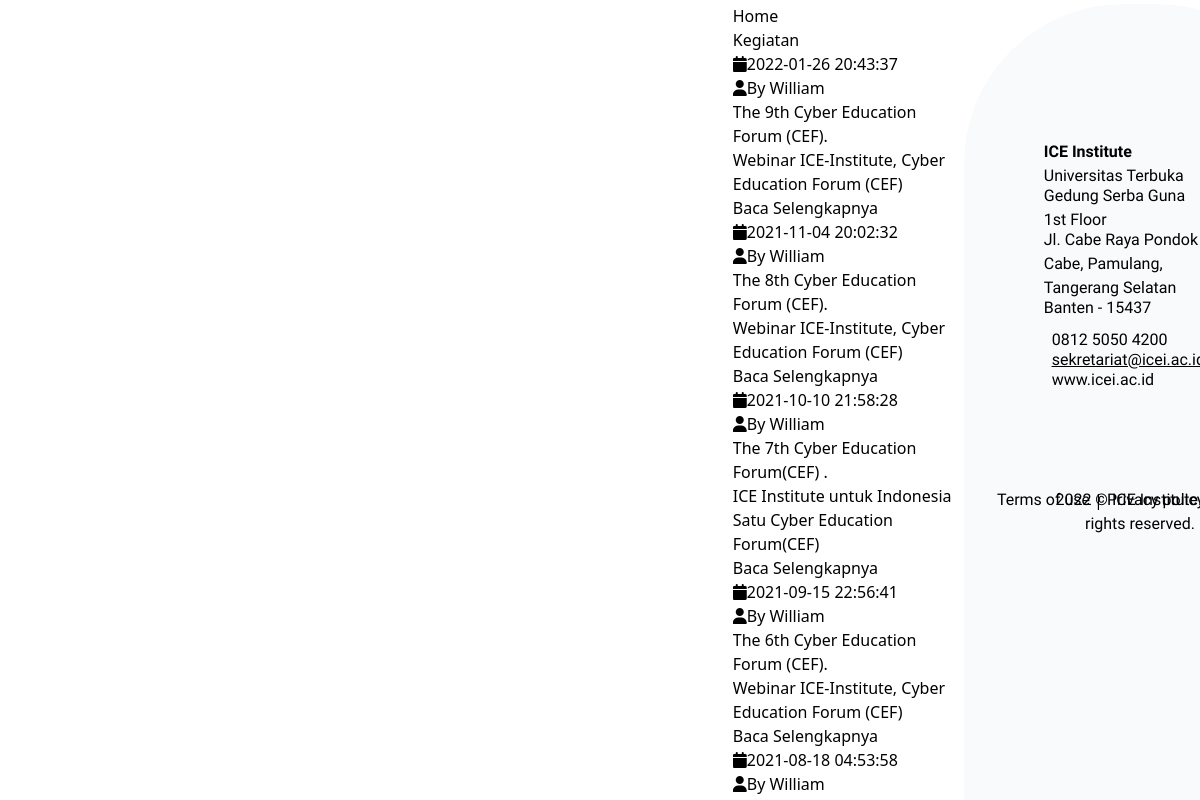
The page /index.php/kegiatan on the database its author committed.
### tables this page shows
CREATE TABLE `tb_blog` (
  `id_blog` varchar(64) NOT NULL,
  `title` varchar(255) NOT NULL,
  `slug_title` varchar(255) NOT NULL,
  `meta` text NOT NULL,
  `description` text NOT NULL,
  `tags` varchar(200) NOT NULL,
  `id_kategori` int(11) NOT NULL,
  `id_sub` int(11) NOT NULL,
  `id_user` int(11) NOT NULL,
  `status` enum('draft','post','delete','') NOT NULL,
  `image` varchar(255) NOT NULL DEFAULT 'default.jpg',
  `create_ad` timestamp NULL DEFAULT NULL,
  `update_ad` timestamp NULL DEFAULT current_timestamp()
);

### application/views/frontand/setup/content.php (called while the page is built)
<?php
if ($isi){
	$this->load->view($isi);
}

### application/views/frontand/setup/konek.php (called while the page is built)
<?php
require_once('head.php');
require_once('header.php');
require_once('content.php');
require_once('footer.php');

### application/controllers/Kegiatan.php (called while the page is built, shortened)
<?php
class Kegiatan extends CI_Controller {
	   public function __construct()
    {
        $this->load->model("Slide_m");
        $this->load->model('Blog_m');
    }
	public function index()
	{
			$unduh= $this->Blog_m->getUnduh();
			 $slide= $this->Slide_m->getAktif();
			  $partner= $this->Blog_m->getAwal();
			   $event= $this->Blog_m->getEvent();
			      $people= $this->Blog_m->getPeople();
			       $about= $this->Blog_m->getAbout();
			        $berita= $this->Blog_m->getBerita();
			        $profilmenu= $this->Blog_m->getProfil();
			         $kegiatanmenu= $this->Blog_m->getKegiatan();
	  $data  = array('x' => 'Dasbord',
	  	 					'slide'=>$slide,
                             'partner'=>$partner,
                             'berita'=>$berita,
                             'event'=>$event,
                             'people'=>$people,
                             'about'=>$about,
                     		'unduh'=>$unduh,
                             'profilmenu'=>$profilmenu,
                              'kegiatanmenu'=>$kegiatanmenu,
                            'isi'=>'frontand/page/kegiatan' );
            $this->load->view('frontand/setup/konek',$data);
	}
}

### index.php (called while the page is built, shortened)
<?php
require_once BASEPATH.'core/CodeIgniter.php';

### application/models/Blog_m.php (called while the page is built, shortened)
<?php defined('BASEPATH') OR exit('No direct script access allowed');
class Blog_m extends CI_Model
{
        public function getAwal()
    {
      $this->db->select('tb_blog.id_blog,tb_blog.slug_title,tb_blog.title,tb_blog.status,tb_blog.create_ad,tb_blog.update_ad,tb_blog.description,tb_blog.tags,tb_kategori.nama_kategori,tb_blog.id_kategori,tb_blog.id_sub,tb_sub_kategori.nama_sub,tb_blog.image,tb_blog.meta');
          $this->db->where('tb_blog.status = "post"');
          $this->db->where('tb_blog.id_kategori = "10"');
            $this->db->order_by('rand()');
        $this->db->join('tb_kategori','tb_kategori.id_kategori=tb_blog.id_kategori');
        $this->db->join('tb_sub_kategori','tb_sub_kategori.id_sub=tb_blog.id_sub');
        $query=$this->db->get('tb_blog');
        return $query->result();
    }
        public function getProfil()
    {
      $this->db->select('tb_blog.id_blog,tb_blog.slug_title,tb_blog.title,tb_blog.status,tb_blog.create_ad,tb_blog.update_ad,tb_blog.description,tb_blog.tags,tb_kategori.nama_kategori,tb_blog.id_kategori,tb_blog.id_sub,tb_sub_kategori.nama_sub,tb_blog.image,tb_blog.meta');
          $this->db->where('tb_blog.status = "post"');
          $this->db->where('tb_blog.id_kategori = "6"');
            $this->db->order_by('rand()');
        $this->db->join('tb_kategori','tb_kategori.id_kategori=tb_blog.id_kategori');
        $this->db->join('tb_sub_kategori','tb_sub_kategori.id_sub=tb_blog.id_sub');
        $query=$this->db->get('tb_blog');
        return $query->result();
    }
        public function getKegiatan()
    {
      $this->db->select('tb_blog.id_blog,tb_blog.slug_title,tb_blog.title,tb_blog.status,tb_blog.create_ad,tb_blog.update_ad,tb_blog.description,tb_blog.tags,tb_kategori.nama_kategori,tb_blog.id_kategori,tb_blog.id_sub,tb_sub_kategori.nama_sub,tb_blog.image,tb_blog.meta');
          $this->db->where('tb_blog.status = "post"');
          $this->db->where('tb_blog.id_kategori = "7"');
            $this->db->order_by('rand()');
        $this->db->join('tb_kategori','tb_kategori.id_kategori=tb_blog.id_kategori');
        $this->db->join('tb_sub_kategori','tb_sub_kategori.id_sub=tb_blog.id_sub');
        $query=$this->db->get('tb_blog');
        return $query->result();
    }
        public function getEvent()
    {
      $this->db->select('tb_blog.id_blog,tb_blog.slug_title,tb_blog.title,tb_blog.status,tb_blog.create_ad,tb_blog.update_ad,tb_blog.description,tb_blog.tags,tb_kategori.nama_kategori,tb_blog.id_kategori,tb_blog.id_sub,tb_sub_kategori.nama_sub,tb_blog.image,tb_blog.meta');
          $this->db->where('tb_blog.status = "post"');
          $this->db->where('tb_blog.id_kategori = "7"');
          $this->db->order_by('tb_blog.create_ad', 'DESC');
        $this->db->join('tb_kategori','tb_kategori.id_kategori=tb_blog.id_kategori');
        $this->db->join('tb_sub_kategori','tb_sub_kategori.id_sub=tb_blog.id_sub');
        $query=$this->db->get('tb_blog');
        return $query->result();
    }
        public function getPeople()
    {
      $this->db->select('tb_blog.id_blog,tb_blog.slug_title,tb_blog.title,tb_blog.status,tb_blog.create_ad,tb_blog.update_ad,tb_blog.description,tb_blog.tags,tb_kategori.nama_kategori,tb_blog.id_kategori,tb_blog.id_sub,tb_sub_kategori.nama_sub,tb_blog.image,tb_blog.meta');
          $this->db->where('tb_blog.status = "post"');
          $this->db->where('tb_blog.id_kategori = "9"');
        $this->db->join('tb_kategori','tb_kategori.id_kategori=tb_blog.id_kategori');
        $this->db->join('tb_sub_kategori','tb_sub_kategori.id_sub=tb_blog.id_sub');
        $query=$this->db->get('tb_blog');
        return $query->result();
    }
        public function getAbout()
    {
      $this->db->select('tb_blog.id_blog,tb_blog.slug_title,tb_blog.title,tb_blog.status,tb_blog.create_ad,tb_blog.update_ad,tb_blog.description,tb_blog.tags,tb_kategori.nama_kategori,tb_blog.id_kategori,tb_blog.id_sub,tb_sub_kategori.nama_sub,tb_blog.image,tb_blog.meta');
          $this->db->where('tb_blog.status = "post"');
          $this->db->where('tb_blog.id_sub = "5"');
          $this->db->limit(1);
        $this->db->join('tb_kategori','tb_kategori.id_kategori=tb_blog.id_kategori');
        $this->db->join('tb_sub_kategori','tb_sub_kategori.id_sub=tb_blog.id_sub');
        $query=$this->db->get('tb_blog');
        return $query->result();
    }
        public function getBerita()
    {
      $this->db->select('tb_blog.id_blog,tb_blog.slug_title,tb_blog.title,tb_blog.status,tb_blog.create_ad,tb_blog.update_ad,tb_blog.description,tb_blog.tags,tb_kategori.nama_kategori,tb_blog.id_kategori,tb_blog.id_sub,tb_sub_kategori.nama_sub,tb_blog.image,tb_blog.meta');
          $this->db->where('tb_blog.status = "post"');
          $this->db->where('tb_blog.id_kategori= "8"');
          $this->db->limit(3);
          $this->db->order_by('tb_blog.create_ad', 'DESC');
        $this->db->join('tb_kategori','tb_kategori.id_kategori=tb_blog.id_kategori');
        $this->db->join('tb_sub_kategori','tb_sub_kategori.id_sub=tb_blog.id_sub');
        $query=$this->db->get('tb_blog');
        return $query->result();
    }
        public function getUnduh()
    {
      $this->db->select('tb_blog.id_blog,tb_blog.slug_title,tb_blog.title,tb_blog.status,tb_blog.create_ad,tb_blog.update_ad,tb_blog.description,tb_blog.tags,tb_kategori.nama_kategori,tb_blog.id_kategori,tb_blog.id_sub,tb_sub_kategori.nama_sub,tb_blog.image,tb_blog.meta');
          $this->db->where('tb_blog.status = "post"');
          $this->db->where('tb_blog.id_kategori= "11"');
          $this->db->limit(6);
             $this->db->order_by('tb_blog.create_ad', 'DESC');
        $this->db->join('tb_kategori','tb_kategori.id_kategori=tb_blog.id_kategori');
        $this->db->join('tb_sub_kategori','tb_sub_kategori.id_sub=tb_blog.id_sub');
        $query=$this->db->get('tb_blog');
        return $query->result();
    }
}

### application/views/frontand/page/kegiatan.php (the view, shortened to what this page needs)
<div class="page-content bg-white">
<div class="breadcrumb-row">
  <div class="container">
    <ul class="list-inline">
      <li><a href="<?php echo base_url()?>">Home</a></li>
      <li>Kegiatan</li>
    </ul>
  </div>
</div>
     <div class="content-block">
  <div class="section-area section-sp1">
    <div class="container">
      <div class="row">
        <div class="col-lg-8">
          <?php foreach ($event as $key ) {?>
          <div class="blog-post blog-md clearfix">
            <div class="ttr-post-info">
              <ul class="media-post">
                <li><a href="<?php echo base_url()?>bertia/<?php echo $key->slug_title;?>"><i class="fa fa-calendar"></i><?php echo $key->create_ad;?></a></li>
                <li><a href="#"><i class="fa fa-user"></i>By William</a></li>
              </ul>
              <h5 class="post-title"><a href="<?php echo base_url()?>berita/<?php echo $key->slug_title;?>"><?php echo $key->title;?>.</a></h5>
              <p><?php echo $key->meta;?></p>
              <div class="post-extra">
                <a href="<?php echo base_url()?>berita/<?php echo $key->slug_title;?>" class="btn-link">Baca Selengkapnya</a>
              </div>
            </div>
          </div>
            <?php };?>
        </div>
      </div>
    </div>
  </div>
    </div>
</div>

### rows shown on the page
tb_blog: create_ad "2022-01-26 20:43:37", title "The 9th Cyber Education Forum (CEF)", meta "Webinar ICE-Institute, Cyber Education Forum (CEF)"
tb_blog: create_ad "2021-11-04 20:02:32", title "The 8th Cyber Education Forum (CEF)", meta "Webinar ICE-Institute, Cyber Education Forum (CEF)"
tb_blog: create_ad "2021-10-10 21:58:28", title "The 7th Cyber Education Forum(CEF)", meta "ICE Institute untuk Indonesia Satu Cyber Education Forum(CEF)"
tb_blog: create_ad "2021-09-15 22:56:41", title "The 6th Cyber Education Forum (CEF)", meta "Webinar ICE-Institute, Cyber Education Forum (CEF)"
tb_blog: create_ad "2021-08-18 04:53:58"
